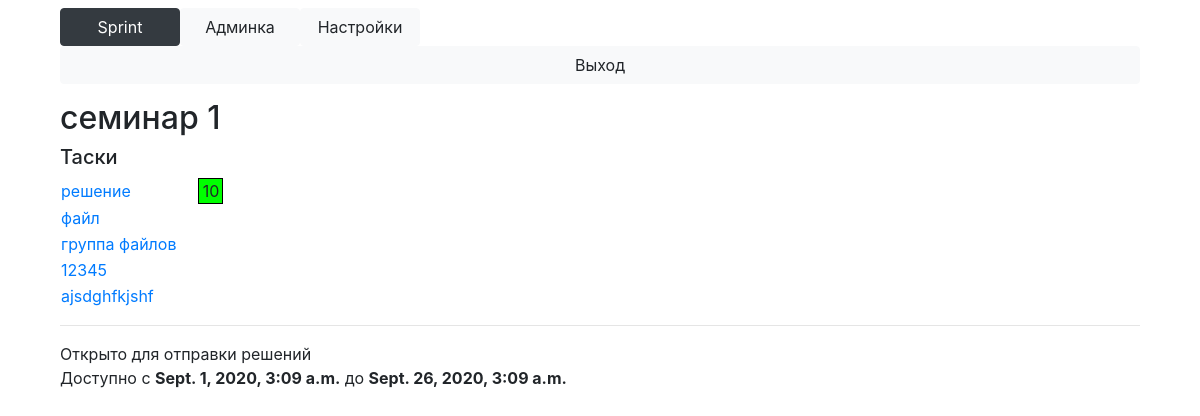
Before: /block?id=46 (signed in) with the older database file.
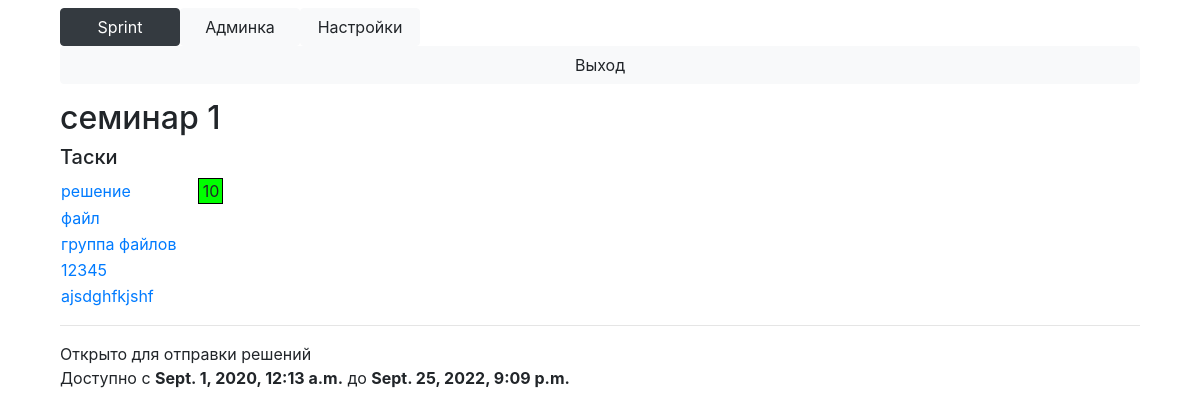
After: the same page with the newer database file.
### Main/models.py (models this page shows, shortened)
class Block(models.Model):
    name = models.TextField()
    course = models.ForeignKey(Course, on_delete=models.CASCADE)
    time_start = models.DateTimeField()
    time_end = models.DateTimeField()
    opened = models.IntegerField()
    @property
    def tasks(self):
        return Task.objects.filter(block=self)

class Task(models.Model):
    name = models.TextField()
    block = models.ForeignKey(Block, on_delete=models.CASCADE)
    legend = models.TextField(default='')
    input = models.TextField(default='')
    output = models.TextField(default='')
    specifications = models.TextField(default='')
    time_limit = models.IntegerField(default=10000)
    weight = models.FloatField(default=1.0)
    max_mark = models.IntegerField(default=10)
    max_solutions_count = models.IntegerField(default=10)
    show_details = models.IntegerField(default=1)
    full_solution = models.IntegerField(default=0)

### Main/views.py (the view)
# urls.py: path('block', views.block),
def block(request):
    current_block = Block.objects.get(id=request.GET['id'])
    if not check_permission_block(request.user, current_block):
        return HttpResponseRedirect('/main')
    return render(request, 'block.html', context={'Block': current_block,
                                                  'is_admin': check_admin(request.user),
                                                  'user': request.user})

### Main/main.py (called while the page is built, shortened)
def check_login(user):
    return user.is_authenticated

def check_admin(user):
    if check_teacher(user):
        return True

def check_teacher(user):
    return user.is_staff and check_login(user)

def courses_available(user):
    if user.is_superuser:
        return Course.objects.all()
    else:
        return [s.course for s in Subscribe.objects.filter(user=user)]

def blocks_available(user):
    courses = courses_available(user)
    blocks = {}
    is_admin = check_admin(user)
    for course in courses:
        if is_admin:
            blocks[course] = Block.objects.filter(
                course=course
            )
    return blocks

def check_permission_block(user, block):
    blocks = blocks_available(user)
    for course in blocks.keys():
        if block in blocks[course]:
            return True
    return False

### Main/templatetags/filters.py (called while the page is built)
@register.filter('mark_for_task')
def mark_for_task(task, user):
    try:
        return int(list(Solution.objects.filter(task=task, user=user, mark__isnull=False))[-1].mark * 10 / task.max_mark)
    except IndexError:
        return -1

@register.filter('marked')
def marked(mark):
    return mark != -1

@register.filter('mark_color')
def mark_color(mark):
    mark = round(mark)
    if mark > 7:
        return '#00FF00'
    elif mark > 5:
        return '#FFFF00'
    elif mark > 3:
        return '#FAD7A0'
    elif mark > 0:
        return '#F1948A'
    else:
        return '#FFFFFF'

### templates/block.html (shortened to what this page needs)
{% extends 'base_main.html' %}
{% load filters %}
{% block content %}
    <h2>{{ Block.name }}</h2>
    <h5>Таски</h5>
    <table>
        {% for task in Block.tasks %}
            <tr>
                <td>
                    <a href="/task?id={{ task.id }}">{{ task.name }}</a>
                </td>
                <td>
                    {% with mark=task|mark_for_task:user %}
                        {% if mark|marked %}
                            <div style="margin-left: 20px; border: 1px solid black; background: {{ mark|mark_color }}; width: 25px; text-align: center;">
                                {{ mark }}
                            </div>
                        {% endif %}
                    {% endwith %}
                </td>
            </tr>
        {% endfor %}
    </table>
    <hr>
    {% if Block.opened %}
        Открыто для отправки решений
    {% else %}
        Закрыто для отправки решений
    {% endif %}
    <br>Доступно с <b>{{ Block.time_start }}</b> до <b>{{ Block.time_end }}</b>
{% endblock %}

### templates/base_main.html
{% extends 'base.html' %}
{% block header %}
    <div class="row no-gutters top-buffer">
        <div class="col" style="min-width: 100px;">
            <button type="button" class="btn btn-dark btn-block top-button" onclick="main()">Sprint</button>
        </div>
        {% if is_admin %}
            <div class="col" style="min-width: 100px;">
                <button type="button" class="btn btn-light btn-block top-button" onclick="admin()">Админка</button>
            </div>
            <div class="col" style="min-width: 100px;">
                <button type="button" class="btn btn-light btn-block top-button"  onclick="settings()">Настройки</button>
            </div>
            <div class="col-8"></div>
        {% else %}
            <div class="col" style="min-width: 100px;">
                <button type="button" class="btn btn-light btn-block top-button"  onclick="settings()">Настройки</button>
            </div>
            <div class="col-9"></div>
        {% endif %}
        <div class="col" style="min-width: 100px;">
            <button type="button" class="btn btn-light btn-block top-button" onclick="logout()">Выход</button>
        </div>
    </div>
{% endblock %}

### templates/base.html (shortened to what this page needs)
<!DOCTYPE HTML PUBLIC "-//W3C//DTD HTML 4.01//EN"
  "http://www.w3.org/TR/html4/strict.dtd">
{% load static %}
<html lang="en">
	<head>
        <link rel="stylesheet" href="https://stackpath.bootstrapcdn.com/bootstrap/4.5.0/css/bootstrap.min.css">
		<link rel="stylesheet" type="text/css" href={% static "css/styles.css" %}>
        <link rel="stylesheet" href="//code.jquery.com/ui/1.12.1/themes/base/jquery-ui.css">
	</head>
	<body onload="{% block onload %}{% endblock %}">
		<div class="main_div">
            <header class="mt-2 mb-2" role="banner">
            {% block header %}{% endblock %}
            </header>
            {% block content %}{% endblock %}
        </div>
	</body>
</html>

### static/css/styles.css (style rules this page uses)
.main_div { margin-left: 5%; margin-right: 5%; }
.top-buffer { margin-bottom:15px; }
.top-button { min-width: 100px; display: inline-block; }

Changed rows visible on the page:
changed Block "семинар 1": time_start "Sept. 1, 2020, 3:09 a.m." → "Sept. 1, 2020, 12:13 a.m."; time_end "Sept. 26, 2020, 3:09 a.m." → "Sept. 25, 2022, 9:09 p.m."
